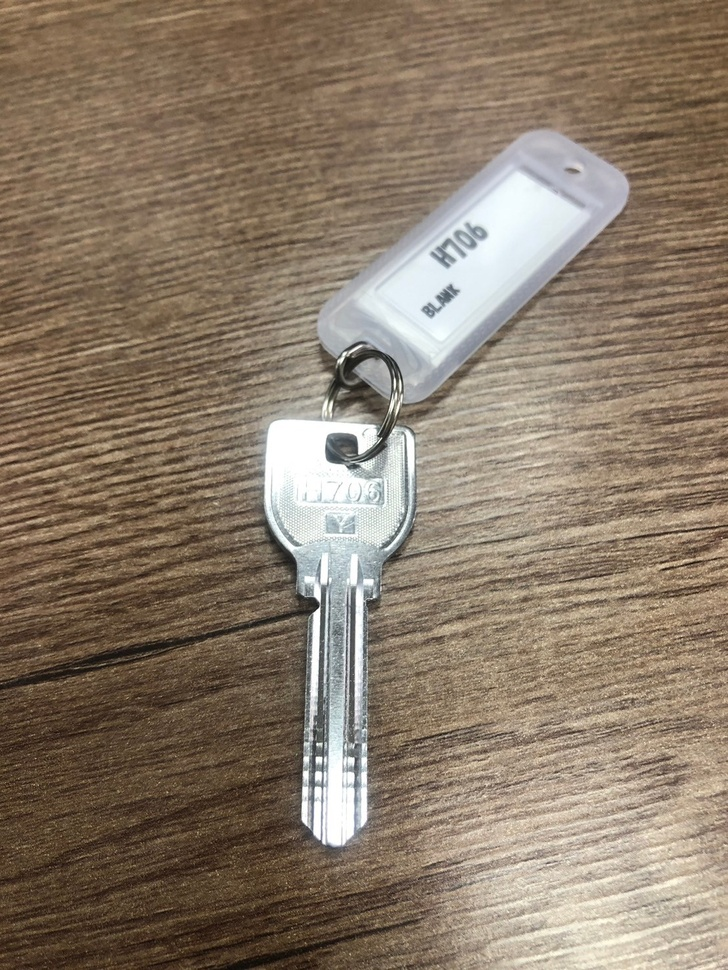
#> input picture asset/officialKey/H706/LINE_ALBUM_H706_240628_28.jpg, 728 x 970 px, shrunk from 1108 x 1477 before the run, found by its file name
$ python test-rect-result.py
#> lines starting #> are read from the running program, lines starting #| are printed output that depends on the picture; after the words box and inside, x2 and y2 are one past the last pixel; in counts of white or black regions, pixels touching at a corner belong together
import cv2

image = cv2.imread('asset\/officialKey\/H706\/LINE_ALBUM_H706_240628_28.jpg')
#> image is the input picture: shape (970, 728, 3); mean B, G, R 105.3, 122.8, 138.6
height, width, _ = image.shape
#> height = 970; width = 728

xmin, ymin, xmax, ymax = 0.359205,0.429925,0.576715,0.876777

x1, y1 = int(xmin * width), int(ymin * height) # 左上
#> x1 = 261; y1 = 417
x2, y2 = int(xmax * width), int(ymax * height) # 右下
#> x2 = 419; y2 = 850

cv2.rectangle(image, (x1, y1), (x2, y2), (0, 255, 0), 2)
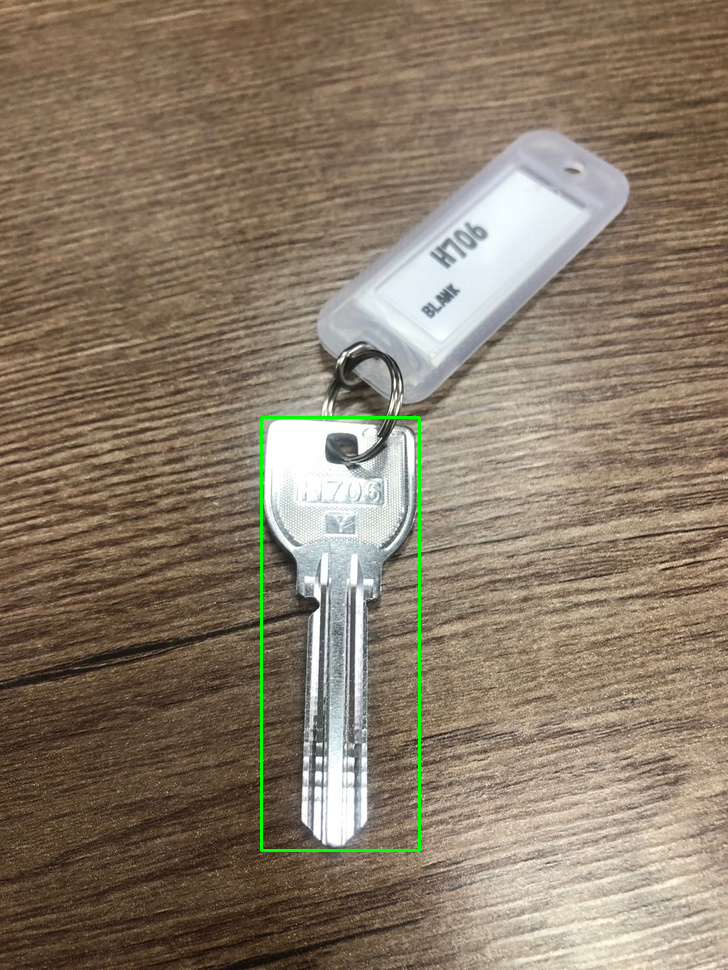
#> image: shape (970, 728, 3); 0.5% of pixels changed, all inside (x1, y1, x2, y2) = (260, 416, 421, 852)


cv2.imshow('Image', image)
cv2.waitKey(0)
cv2.destroyAllWindows()

$ run again, with asset/officialKey/H706/LINE_ALBUM_H706_240626_1.jpg copied over asset/officialKey/H706/LINE_ALBUM_H706_240628_28.jpg
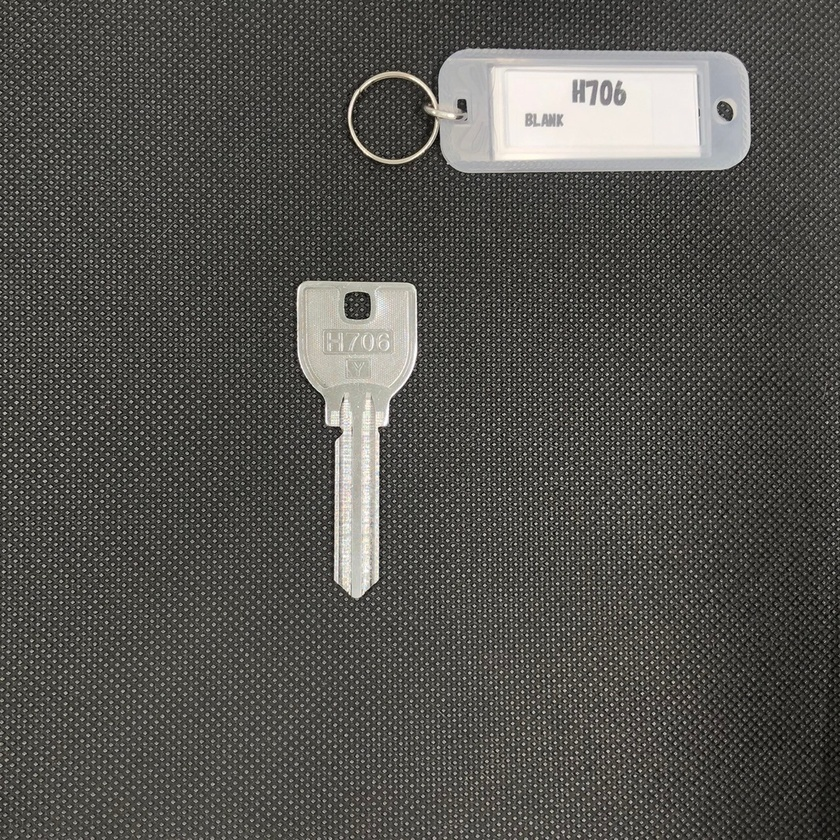
#> input picture asset/officialKey/H706/LINE_ALBUM_H706_240626_1.jpg, 840 x 840 px, shrunk from 1280 x 1280 before the run, found by its file name
#> image is the input picture: shape (840, 840, 3); mean B, G, R 77.3, 81.6, 82.8
#> `cv2.rectangle(image, (x1, y1), (x2, y2), (0, 255, 0), 2)`:
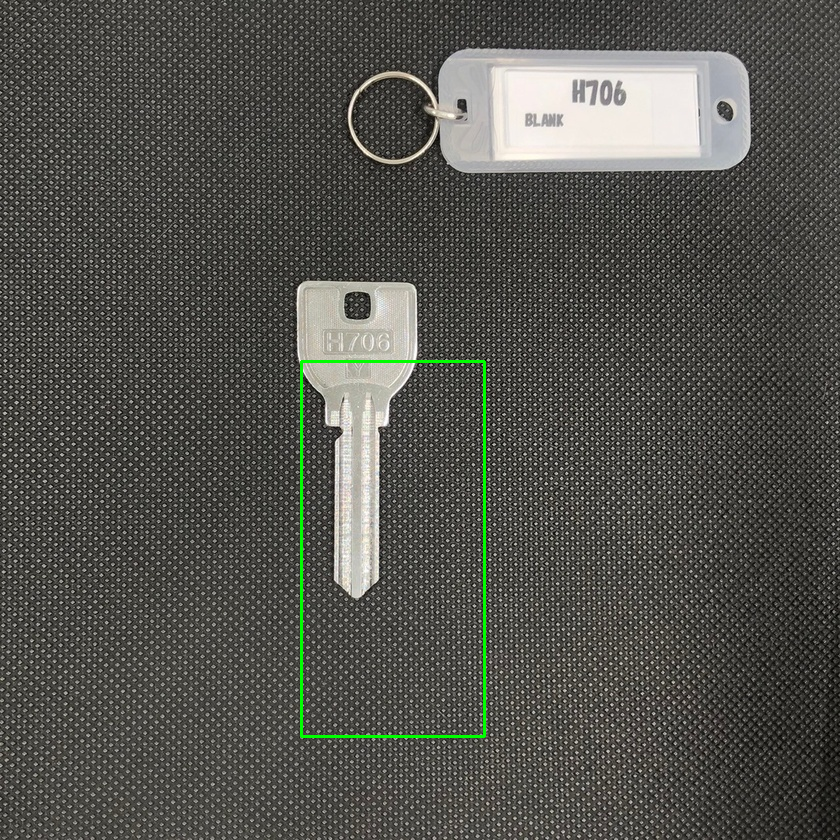
#> image: shape (840, 840, 3); 0.47% of pixels changed, all inside (x1, y1, x2, y2) = (300, 360, 486, 738)

$ run again, with asset/officialKey/H706/LINE_ALBUM_H706_240626_10.jpg copied over asset/officialKey/H706/LINE_ALBUM_H706_240628_28.jpg
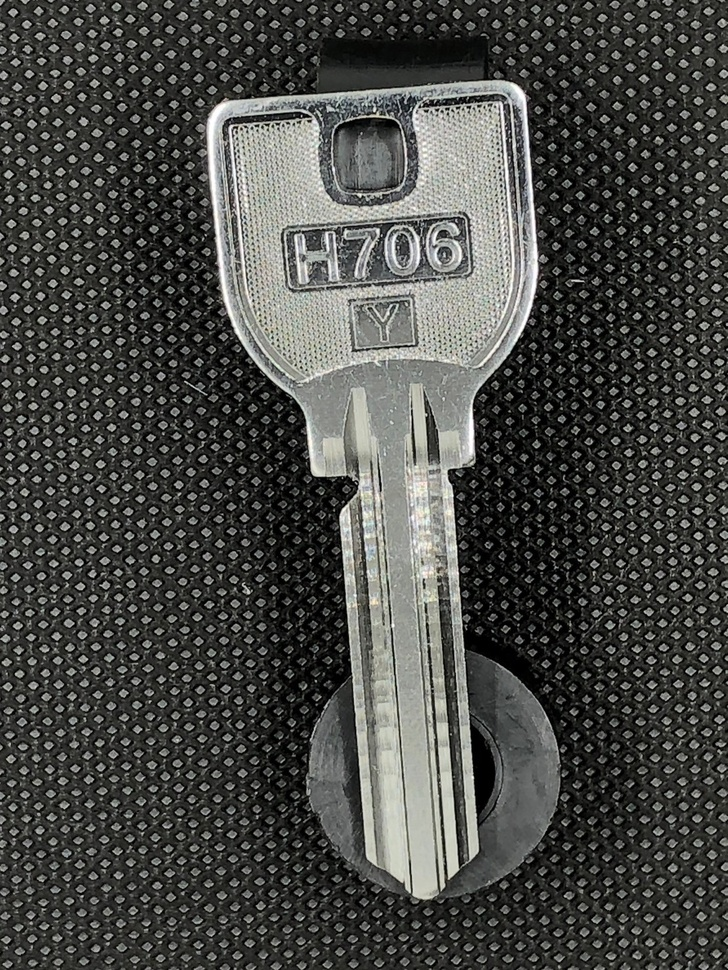
#> input picture asset/officialKey/H706/LINE_ALBUM_H706_240626_10.jpg, 728 x 970 px, shrunk from 1108 x 1477 before the run, found by its file name
#> image is the input picture: shape (970, 728, 3); mean B, G, R 69.8, 73.3, 72.4
#> `cv2.rectangle(image, (x1, y1), (x2, y2), (0, 255, 0), 2)`:
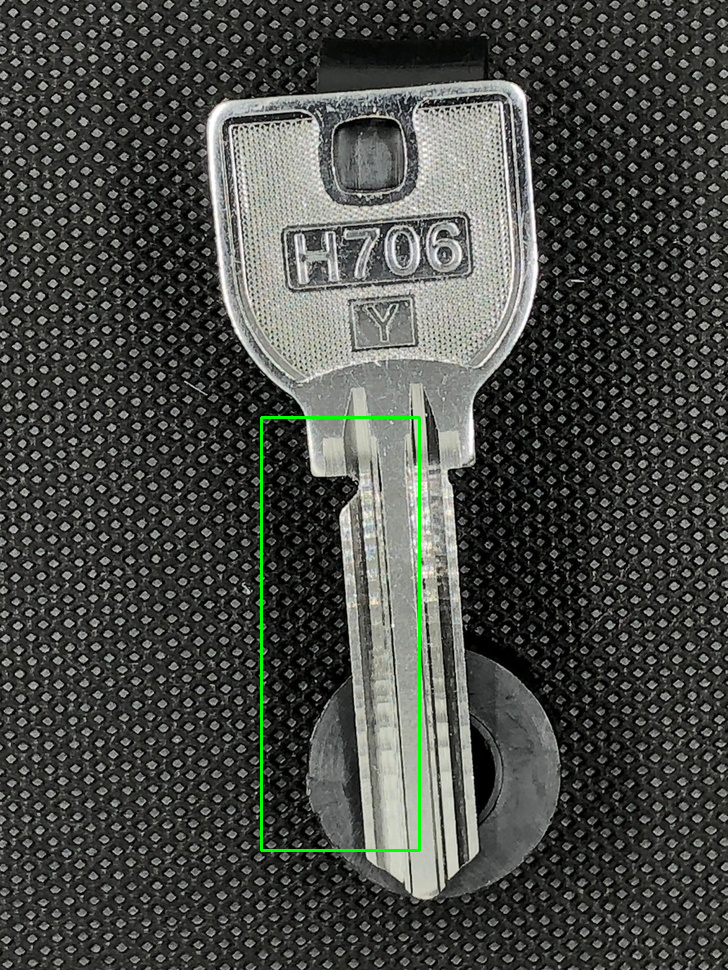
#> image: shape (970, 728, 3); 0.5% of pixels changed, all inside (x1, y1, x2, y2) = (260, 416, 421, 852)

$ run again, with asset/officialKey/H706/LINE_ALBUM_H706_240626_11.jpg copied over asset/officialKey/H706/LINE_ALBUM_H706_240628_28.jpg
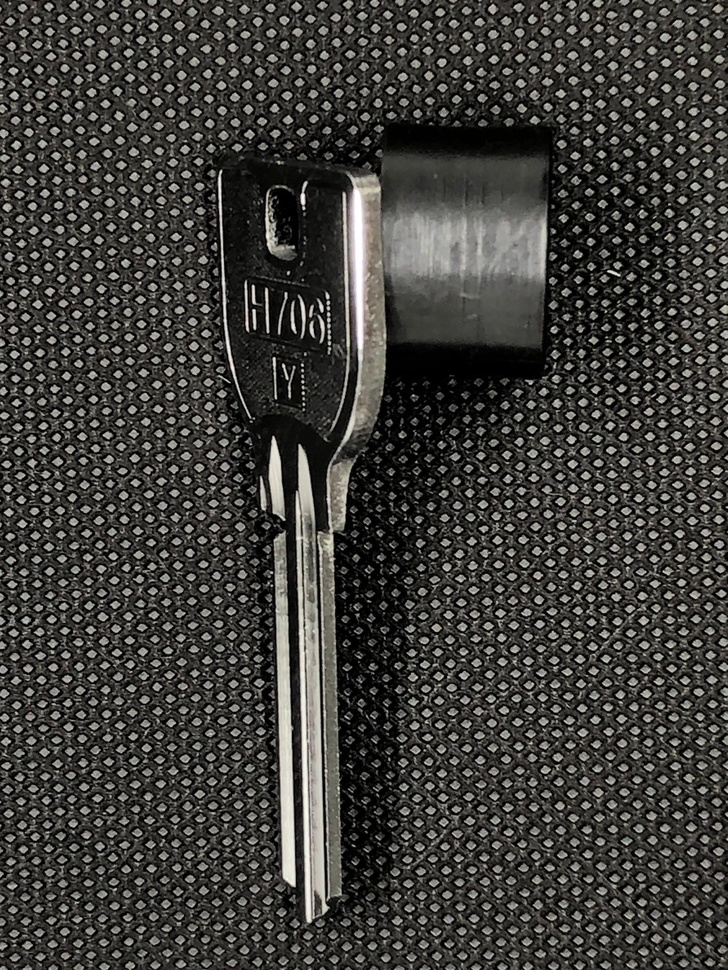
#> input picture asset/officialKey/H706/LINE_ALBUM_H706_240626_11.jpg, 728 x 970 px, shrunk from 1108 x 1477 before the run, found by its file name
#> image is the input picture: shape (970, 728, 3); mean B, G, R 58.5, 62.1, 63
#> `cv2.rectangle(image, (x1, y1), (x2, y2), (0, 255, 0), 2)`:
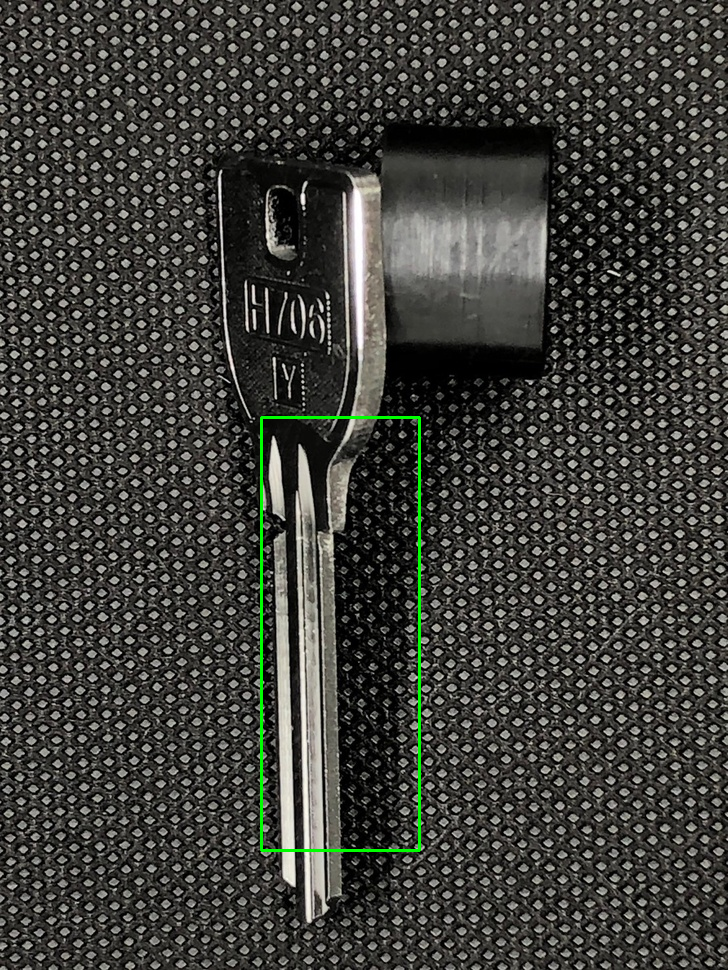
#> image: shape (970, 728, 3); 0.5% of pixels changed, all inside (x1, y1, x2, y2) = (260, 416, 421, 852)
